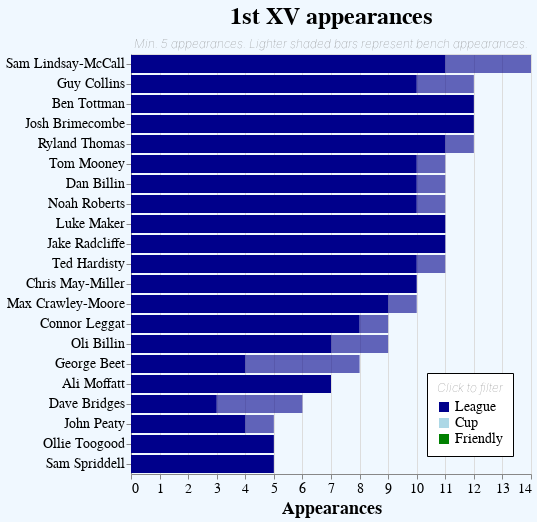

Notebook code cell kept with this figure:
### Code cell
plot_games_by_player(squad=1, season="2024/25", min_games=5)

### Figure 1 — Vega-Lite specification as saved in the notebook (floating-point values rounded to 4 significant figures; data arrays with more than 128 entries replaced by an {"elided": "..."} marker saying what was removed)
{"config": {"opacity": 0.7, "axis": {"font": "Helvetica Neue, Helvetica, Arial, sans-serif", "labelFontSize": 14, "titleFontSize": 18}, "header": {"font": "Helvetica Neue, Helvetica, Arial, sans-serif", "labelFontSize": 18, "titleFontSize": 20, "labelFontWeight": "bold", "orient": "left"}, "legend": {"font": "Helvetica Neue, Helvetica, Arial, sans-serif", "labelFontSize": 14, "titleFontSize": 12, "titlePadding": 5, "fillColor": "white", "strokeColor": "black", "padding": 10, "titleFontWeight": "lighter", "titleFontStyle": "italic", "titleColor": "gray"}, "title": {"font": "Helvetica Neue, Helvetica, Arial, sans-serif", "fontSize": 24, "fontWeight": "bold", "anchor": "middle", "align": "center", "titlePadding": 20, "subtitlePadding": 10, "subtitleFontWeight": "lighter", "subtitleFontSize": 12, "subtitleColor": "gray", "subtitleFontStyle": "italic"}, "axisX": {"labelAngle": 0}, "facet": {"title": null, "header": {"title": null}, "font": "Helvetica Neue, Helvetica, Arial, sans-serif", "align": {"row": "each", "column": "all"}}, "resolve": {"scale": {"y": "independent", "facet": "independent"}}, "background": "aliceblue"}, "data": {"name": "data-779a5192758005d65d3ae57645d0ae92"}, "mark": {"type": "bar", "strokeWidth": 2}, "encoding": {"color": {"field": "GameType", "legend": {"orient": "bottom-right", "title": "Click to filter"}, "scale": {"domain": ["League", "Cup", "Friendly"], "range": ["darkblue", "lightblue", "green"]}, "type": "nominal"}, "opacity": {"field": "PositionType", "legend": null, "scale": {"domain": ["Start", "Bench"], "range": [1.0, 0.6]}, "type": "nominal"}, "order": {"field": "GameType", "sort": "descending", "type": "nominal"}, "tooltip": [{"field": "Player", "type": "nominal"}, {"field": "GameType", "type": "nominal"}, {"field": "PositionType", "type": "nominal"}, {"aggregate": "count", "type": "quantitative"}], "x": {"aggregate": "count", "axis": {"orient": "bottom", "title": "Appearances"}, "type": "quantitative"}, "y": {"field": "Player", "sort": "-x", "title": null, "type": "nominal"}}, "height": {"step": 20}, "params": [{"name": "param_1", "select": {"type": "point", "fields": ["GameType"], "on": "click"}, "bind": "legend"}], "title": {"text": "1st XV appearances", "subtitle": "Min. 5 appearances. Lighter shaded bars represent bench appearances.", "subtitleFontStyle": "italic"}, "transform": [{"filter": {"equal": "2024/25", "field": "Season"}}, {"filter": {"param": "param_1"}}, {"joinaggregate": [{"op": "count", "as": "TotalGames"}], "groupby": ["Player"]}, {"filter": "datum.TotalGames >= 5"}], "width": 400, "$schema": "https://vega.github.io/schema/vega-lite/v5.17.0.json", "datasets": {"data-779a5192758005d65d3ae57645d0ae92": {"elided": "1428 records"}}}
